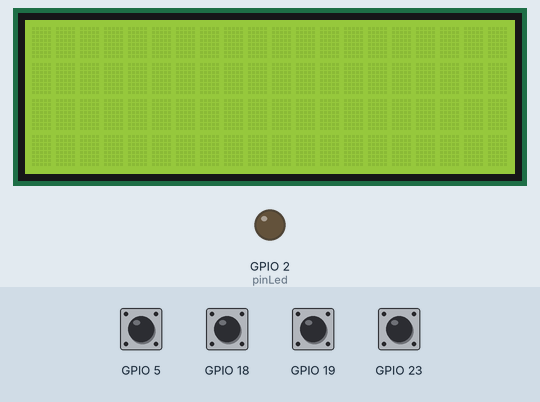
Simulated run of this program. Board: ESP32. Shown: 20×4 character LCD, output pins drawn as LEDs (lit = HIGH). The test bench sets the inputs (shaded band); at power-on: GPIO 5, GPIO 18, GPIO 19, GPIO 23 HIGH.

Above: at 1.2 s.
1.3 s: GPIO 23 pulled LOW for 1 s
At 2.8 s:
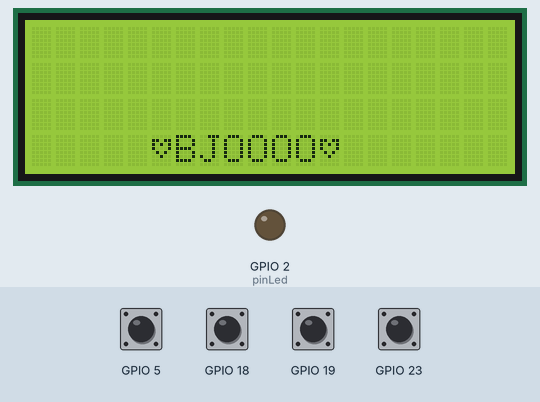
3.8 s: GPIO 18 pulled LOW for 0.15 s
At 4.1 s:
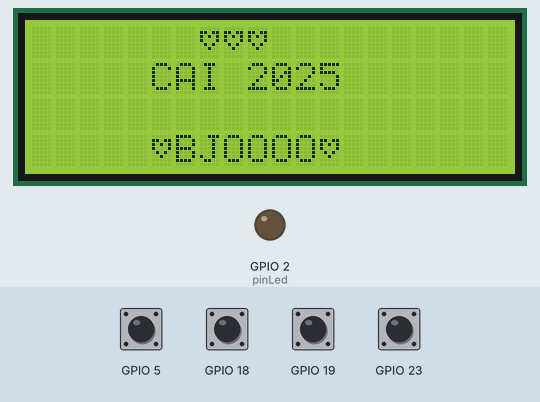
5.4 s: GPIO 19 pulled LOW for 0.15 s
At 6.5 s:
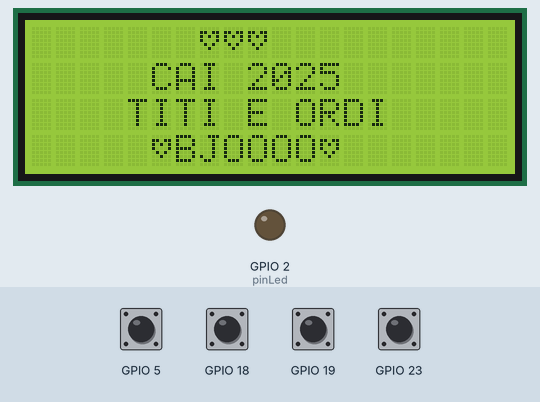
7.0 s: GPIO 23 pulled LOW for 0.15 s
At 7.15 s:
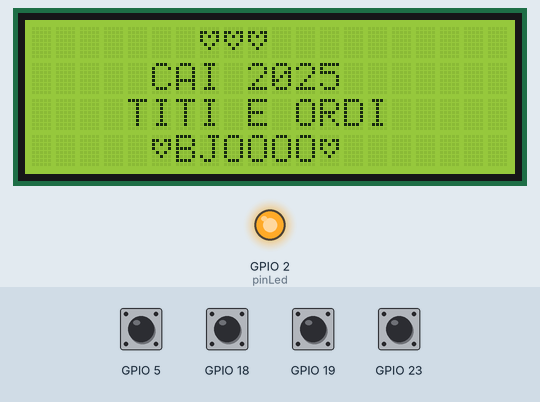
8.8 s: GPIO 5 pulled LOW for 0.15 s
At 9.2 s:
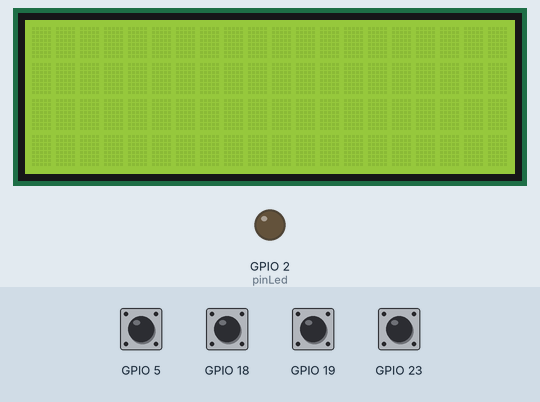
10.4 s: GPIO 18 pulled LOW for 1 s
At 11.6 s:
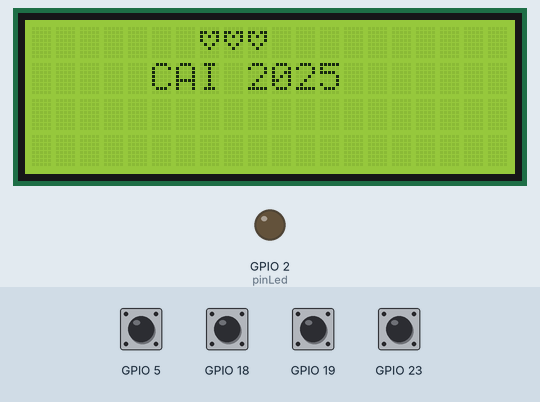
Timing chart, 0 to 13.4 s (numbered marks = the images above; inputs shaded):
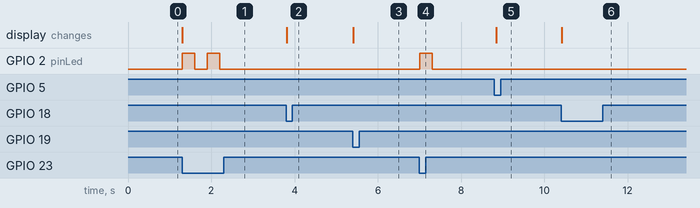

The program:

main.cpp
```cpp
#include <Arduino.h>
#include <LiquidCrystal_I2C.h>

LiquidCrystal_I2C lcd(0x27, 20, 4);
#define Botao1 5
#define Botao2 18
#define Botao3 19
#define Botao4 23
#define pinLed 2

byte coracao[] =
    {
        B00000,
        B11011,
        B10101,
        B10001,
        B01010,
        B00100,
        B00000,
        B00000};

void setup()
{
    lcd.init();
    lcd.createChar(0, coracao);
    lcd.backlight();
    pinMode(2, OUTPUT);
    pinMode(5, INPUT_PULLUP);
    pinMode(18, INPUT_PULLUP);
    pinMode(19, INPUT_PULLUP);
    pinMode(23, INPUT_PULLUP);
}

void loop()
{
    static bool estadoAnteriorBotao1 = 1;
    static bool estadoAnteriorBotao2 = 1;
    static bool estadoAnteriorBotao3 = 1;
    static bool estadoAnteriorBotao4 = 1;
    static bool estadoBotao = 0;
    static bool estadoLed = 0;
    static bool fase = 0;

    bool estadoAtualbotao1 = digitalRead(5);
    bool estadoAtualbotao2 = digitalRead(18);
    bool estadoAtualbotao3 = digitalRead(19);
    bool estadoAtualbotao4 = digitalRead(23);

    //***** TRATAMENTO DOS BOTOES *******
    // fase 0
    if (estadoAtualbotao1 != estadoAnteriorBotao1)
    {
        lcd.setCursor(7, 0);
        lcd.print("            ");
        lcd.setCursor(5, 1);
        lcd.print("            ");
        lcd.setCursor(4, 2);
        lcd.print("            ");
        lcd.setCursor(5, 3);
        lcd.print("            ");
    }

    // fase 1
    else if (estadoAtualbotao2 != estadoAnteriorBotao2)
    {
        lcd.setCursor(7, 0);
        lcd.write(0);
        lcd.write(0);
        lcd.write(0);
        lcd.setCursor(5, 1);
        lcd.print("CAI 2025");
    }

    // fase 2
    else if (estadoAtualbotao3 != estadoAnteriorBotao3)
    {
        lcd.setCursor(4, 2);
        lcd.print("TITI E ORDI");
    }

    // fase 3
    else if (estadoAtualbotao4 != estadoAnteriorBotao4)
    {
        lcd.setCursor(5, 3);
        lcd.write(0);
        lcd.print("BJOOOO");
        lcd.write(0);
        if (!fase)
        {
            fase = 1;
        }
        else
        {
            fase = 0;
        }
    }


    estadoAnteriorBotao1 = estadoAtualbotao1;
    estadoAnteriorBotao2 = estadoAtualbotao2;
    estadoAnteriorBotao3 = estadoAtualbotao3;
    estadoAnteriorBotao4 = estadoAtualbotao4;

    if (fase == 1)
    {
        digitalWrite(pinLed, HIGH);
        delay(300);
        digitalWrite(pinLed, LOW);
        delay(300);
    }

// declaracao da variavel; condicao; incremento
    for (int i = 0; i < 10; i++)
    {
        /* code */
    }

}
```

Measured:
- after the input at 1.3 s, GPIO 2 (pinLed): alternates HIGH for 0.30 s and LOW for 0.30 s, 4 changes in all, then stays LOW, starting at once; the display: changes at once (image 1)
- after the input at 3.8 s, the display: changes at once (image 2)
- after the input at 5.4 s, the display: changes at once (image 3)
- after the input at 7.0 s, GPIO 2 (pinLed): LOW → HIGH at once, → LOW 0.30 s later
- after the input at 8.8 s, the display: changes after 0.05 s (image 5)
- after the input at 10.4 s, the display: changes at once (image 6)
